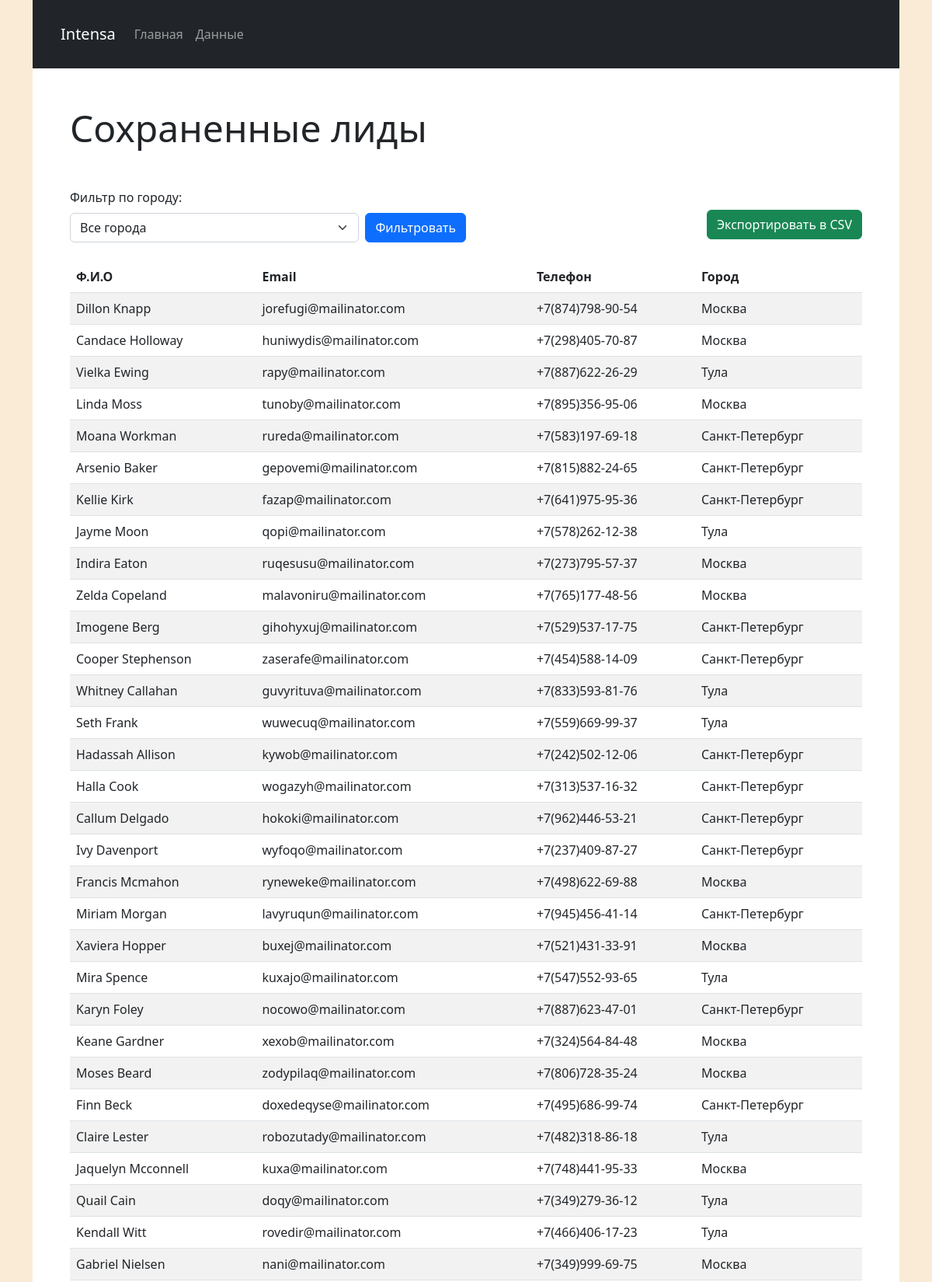
The page /lead.php (upper part) on the database its author committed.
### tables this page shows
CREATE TABLE `users` (
  `id` smallint UNSIGNED NOT NULL,
  `name` varchar(255) NOT NULL,
  `email` varchar(255) NOT NULL,
  `phone` varchar(15) NOT NULL,
  `city` enum('Москва','Санкт-Петербург','Тула') NOT NULL
);

### functions.php (called while the page is built, shortened)
<?php
function formatPhoneTpl($phoneNumber): string
{
  return '+7(' . substr($phoneNumber, 1, 3) . ')' . substr($phoneNumber, 4, 3) . '-' . substr($phoneNumber, 7, 2) . '-' . substr($phoneNumber, 9, 2);
}

### lead.php (the view, shortened to what this page needs)
<?php
require_once 'functions.php';
global $pdo;
$cities = [
  'Москва' => 'Москва',
  'Санкт-Петербург' => 'Санкт-Петербург',
  'Тула' => 'Тула'
];
$selectedCity = $_SESSION['selectedCity'] ?? '';
try {
  if ($selectedCity && in_array($selectedCity, $cities, true)) {
    $stmt = $pdo->prepare("SELECT name, email, phone, city FROM users WHERE city = ?");
    $stmt->execute([$selectedCity]);
  } else {
    $stmt = $pdo->query("SELECT name, email, phone, city FROM users");
  }
  $leads = $stmt->fetchAll(PDO::FETCH_ASSOC);
  $leads = array_reverse($leads);
} catch (PDOException $e) {
  die("Ошибка выполнения запроса: " . $e->getMessage());
}
?>
<?php
require_once('tmp/header.php');
?>
  <main class="content p-5">
    <h1 class="display-5 mb-5">Сохраненные лиды</h1>
    <div class="d-flex justify-content-between align-items-center">
      <form method="post" action="" class="w-50 mb-4 d-flex justify-content-start align-items-end">
        <div class="form-group w-100 me-2">
          <label for="city" class="form-label">Фильтр по городу:</label>
          <select class="form-select" id="city" name="city">
            <option value="">Все города</option>
          </select>
        </div>
        <button type="submit" class="btn btn-primary" name="filter">Фильтровать</button>
      </form>
      <form method="post" action="">
        <button type="submit" name="export_csv" class="btn btn-success">Экспортировать в CSV</button>
      </form>
    </div>
    <table class="table table-striped">
      <thead>
      <tr>
        <th>Ф.И.О</th>
        <th>Email</th>
        <th>Телефон</th>
        <th>Город</th>
      </tr>
      </thead>
      <tbody>
      <?php foreach ($leads as $lead): ?>
        <tr>
          <td><?= htmlspecialchars($lead['name']) ?></td>
          <td><?= htmlspecialchars($lead['email']) ?></td>
          <td><?= htmlspecialchars(formatPhoneTpl($lead['phone'])) ?></td>
          <td><?= htmlspecialchars($lead['city']) ?></td>
        </tr>
      <?php endforeach; ?>
      </tbody>
    </table>
  </main>
<?php
require_once('tmp/footer.php');
?>

### tmp/header.php (shortened to what this page needs)
<!doctype html>
<html lang="ru">
<head>
  <link href="https://cdn.jsdelivr.net/npm/bootstrap@5.2.3/dist/css/bootstrap.min.css" rel="stylesheet"
>
  <link rel="stylesheet" href="/assets/main.css">
</head>
<body>
<div class="wrap">
  <div class="container">
    <header>
      <nav class="navbar navbar-expand-lg navbar-dark bg-dark p-4">
        <div class="container-fluid ">
          <a class="navbar-brand" href="/">Intensa</a>
          <div class="collapse navbar-collapse" id="navbarNav">
            <ul class="navbar-nav">
              <li class="nav-item">
                <a class="nav-link" aria-current="page" href="/">Главная</a>
              </li>
              <li class="nav-item">
                <a class="nav-link" href="/lead-form">Данные</a>
              </li>
            </ul>
          </div>
        </div>
      </nav>
    </header>

### tmp/footer.php (shortened to what this page needs)
</div>
</div>
</body>
</html>

### assets/main.css (style rules this page uses)
html, body { height: 100%; }
body { background-color: antiquewhite; }
.container { display: flex; flex-direction: column; height: 100vh; }
.content { display: flex; flex-direction: column; align-items: stretch; justify-content: start; flex: 1 0 auto; background-color: white; }

### rows shown on the page
users: name "Dillon Knapp", email "jorefugi@mailinator.com", phone "+7(874)798-90-54", city "Москва"
users: name "Candace Holloway", email "huniwydis@mailinator.com", phone "+7(298)405-70-87", city "Москва"
users: name "Vielka Ewing", email "rapy@mailinator.com", phone "+7(887)622-26-29", city "Тула"
users: name "Linda Moss", email "tunoby@mailinator.com", phone "+7(895)356-95-06", city "Москва"
users: name "Moana Workman", email "rureda@mailinator.com", phone "+7(583)197-69-18", city "Санкт-Петербург"
users: name "Arsenio Baker", email "gepovemi@mailinator.com", phone "+7(815)882-24-65", city "Санкт-Петербург"
users: name "Kellie Kirk", email "fazap@mailinator.com", phone "+7(641)975-95-36", city "Санкт-Петербург"
users: name "Jayme Moon", email "qopi@mailinator.com", phone "+7(578)262-12-38", city "Тула"
users: name "Indira Eaton", email "ruqesusu@mailinator.com", phone "+7(273)795-57-37", city "Москва"
users: name "Zelda Copeland", email "malavoniru@mailinator.com", phone "+7(765)177-48-56", city "Москва"
users: name "Imogene Berg", email "gihohyxuj@mailinator.com", phone "+7(529)537-17-75", city "Санкт-Петербург"
users: name "Cooper Stephenson", email "zaserafe@mailinator.com", phone "+7(454)588-14-09", city "Санкт-Петербург"
users: name "Whitney Callahan", email "guvyrituva@mailinator.com", phone "+7(833)593-81-76", city "Тула"
users: name "Seth Frank", email "wuwecuq@mailinator.com", phone "+7(559)669-99-37", city "Тула"
users: name "Hadassah Allison", email "kywob@mailinator.com", phone "+7(242)502-12-06", city "Санкт-Петербург"
users: name "Halla Cook", email "wogazyh@mailinator.com", phone "+7(313)537-16-32", city "Санкт-Петербург"
users: name "Callum Delgado", email "hokoki@mailinator.com", phone "+7(962)446-53-21", city "Санкт-Петербург"
users: name "Ivy Davenport", email "wyfoqo@mailinator.com", phone "+7(237)409-87-27", city "Санкт-Петербург"
users: name "Francis Mcmahon", email "ryneweke@mailinator.com", phone "+7(498)622-69-88", city "Москва"
users: name "Miriam Morgan", email "lavyruqun@mailinator.com", phone "+7(945)456-41-14", city "Санкт-Петербург"
users: name "Xaviera Hopper", email "buxej@mailinator.com", phone "+7(521)431-33-91", city "Москва"
users: name "Mira Spence", email "kuxajo@mailinator.com", phone "+7(547)552-93-65", city "Тула"
users: name "Karyn Foley", email "nocowo@mailinator.com", phone "+7(887)623-47-01", city "Санкт-Петербург"
users: name "Keane Gardner", email "xexob@mailinator.com", phone "+7(324)564-84-48", city "Москва"
users: name "Moses Beard", email "zodypilaq@mailinator.com", phone "+7(806)728-35-24", city "Москва"
users: name "Finn Beck", email "doxedeqyse@mailinator.com", phone "+7(495)686-99-74", city "Санкт-Петербург"
users: name "Claire Lester", email "robozutady@mailinator.com", phone "+7(482)318-86-18", city "Тула"
users: name "Jaquelyn Mcconnell", email "kuxa@mailinator.com", phone "+7(748)441-95-33", city "Москва"
users: name "Quail Cain", email "doqy@mailinator.com", phone "+7(349)279-36-12", city "Тула"
users: name "Kendall Witt", email "rovedir@mailinator.com", phone "+7(466)406-17-23", city "Тула"
users: name "Gabriel Nielsen", email "nani@mailinator.com", phone "+7(349)999-69-75", city "Москва"
